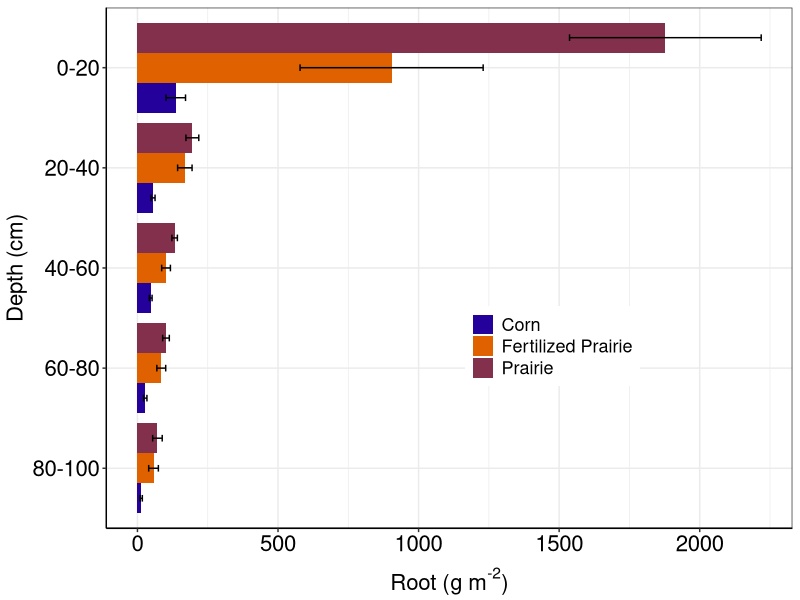
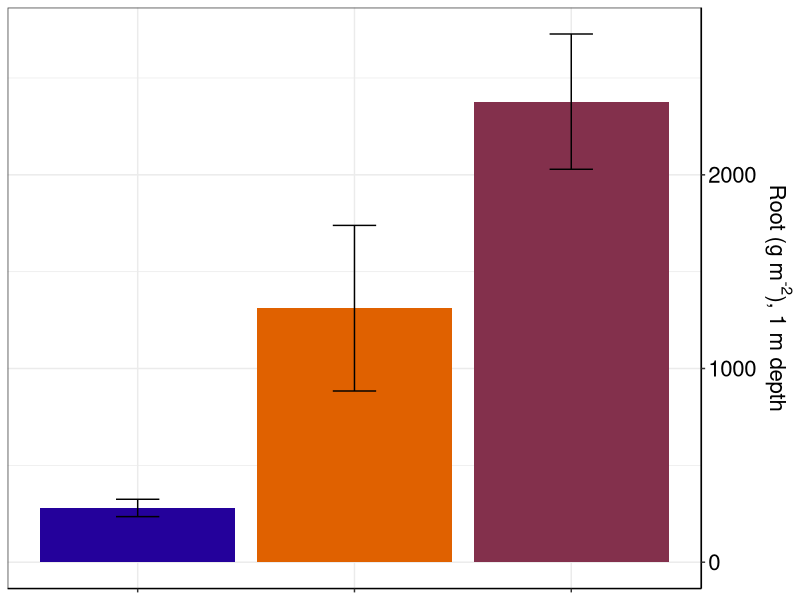

Recreate these plots in R, in order.
## ---- chunk 1
knitr::opts_chunk$set(
	echo = FALSE,
	message = FALSE,
	warning = FALSE
)
library(tidyverse)
library(lubridate)
library(plotrix)

this_theme<-theme_bw()+
  theme(#panel.grid.major = element_blank(),
    #panel.grid.minor = element_blank(),
    panel.background = element_blank(),
    axis.line = element_line(),
    legend.position='none', legend.title=element_blank(),
    legend.text = element_text(size=12),
    axis.title.x = element_text(size=22,vjust=-0.5),
    axis.title.y = element_text(size=22,angle=90, vjust=1.2),
    axis.text.x = element_text(colour="black", size=18),
    axis.text.y = element_text(colour="black", size=18), 
    strip.text = element_text(colour="black", size=18))

theme_set(this_theme)
## ---- chunk 2
datain<-read_csv("../Data/2017-2-2COBS Root Sample Lab Data.csv")

roots<-datain%>%
     mutate(trt = ifelse((plot %in% c("12", "35", "21", "43")), "corn",
                        ifelse((plot %in% c("13", "31", "24", "46")), "prairie",
                               ifelse((plot %in% c("15", "32", "23", "41")), "fertilized_prairie", "nada"))))%>%
  mutate(Root_g_m2 = (`root weight (g)`/.00203))%>%
  group_by(trt, depth)%>%
  summarise_each(funs(mean(., na.rm = TRUE), std.error(., na.rm = TRUE)))
## ---- chunk 3

roots <- within(roots, trt <- ordered(trt, levels = c("corn", "fertilized_prairie", "prairie")))
roots <- within(roots, depth <- ordered(depth, levels = rev(sort(unique(depth)))))

desert<-c("#24019B", "#E06100", "#83304C")
dodge=position_dodge(width=0.9)
ggplot(roots, aes(x=depth, y = Root_g_m2_mean, fill=trt)) + 
    geom_bar(stat = "identity", position = dodge) +
    geom_errorbar(aes(ymax = Root_g_m2_mean + Root_g_m2_std.error, ymin=Root_g_m2_mean - Root_g_m2_std.error), position = dodge, width=0.2) +
    #scale_x_reverse()+
    coord_flip()+
    scale_fill_manual(values = desert, breaks=c("corn", "fertilized_prairie", "prairie"), labels=c("Corn", "Fertilized Prairie", "Prairie"))+
    guides(col = guide_legend(reverse = FALSE))+
    labs(y = (expression(paste("Root (g m" ^ "-2",")"))),x = "Depth (cm)")+
    theme(#panel.grid.major = element_blank(),
          #panel.grid.minor = element_blank(),
          panel.background = element_blank(),
          axis.line = element_line(),
          legend.position=c(.65,.35), legend.title=element_blank(), 
          legend.key.size=unit(.55, "cm"), legend.text = element_text(size=13),
          axis.title.x = element_text(size=16),
          axis.title.y = element_text(size=16,angle=90),
          axis.text.x = element_text(colour="black", size=16),
          axis.text.y = element_text(colour="black", size=16))
## ---- chunk 4
desert<-c("#24019B", "#E06100", "#83304C")
dodge=position_dodge(width=0.9)
datain%>%
     mutate(trt = ifelse((plot %in% c("12", "35", "21", "43")), "corn",
                        ifelse((plot %in% c("13", "31", "24", "46")), "prairie",
                               ifelse((plot %in% c("15", "32", "23", "41")), "fertilized_prairie", "nada"))))%>%
  mutate(Root_g_m2 = (`root weight (g)`/.00203))%>%
  group_by(trt, plot,rep)%>%
  summarise(whole= sum(Root_g_m2))%>%
  group_by(trt)%>%
  summarise_each(funs(mean(., na.rm = TRUE), std.error(., na.rm = TRUE)))%>%
  ggplot(aes(x=trt, y=whole_mean, fill=trt))+
  geom_bar(stat = "identity")+
  geom_errorbar(aes(ymax = whole_mean + whole_std.error, ymin=whole_mean - whole_std.error), position = dodge, width=0.2) +
  scale_fill_manual(values = desert)+#, breaks=c("corn", "fertilized_prairie", "prairie"), labels=c("corn", "Fertilized Prairie", "Prairie"))+
    scale_y_continuous(position = "right")+
    guides(col = guide_legend(reverse = FALSE))+
    labs(y = (expression(paste("Root (g m" ^ "-2","), 1 m depth"))),x = "")+
    theme(#panel.grid.major = element_blank(),
          #panel.grid.minor = element_blank(),
          panel.background = element_blank(),
          axis.line = element_line(),
          legend.position="none", legend.title=element_blank(), 
          legend.key.size=unit(.65, "cm"), legend.text = element_text(size=16),
          axis.title.x = element_blank(),
          axis.title.y = element_text(size=16,angle=90), 
          axis.text.x = element_blank(),
          axis.text.y = element_text(colour="black", size=16))
